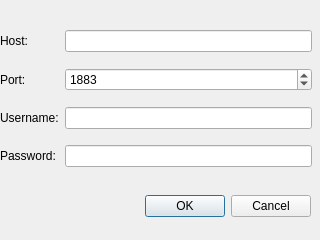
<?xml version="1.0" encoding="UTF-8"?>
<ui version="4.0">
 <class>AddBroker</class>
 <widget class="QWidget" name="AddBroker">
  <property name="geometry">
   <rect>
    <x>0</x>
    <y>0</y>
    <width>320</width>
    <height>240</height>
   </rect>
  </property>
  <property name="windowTitle">
   <string>Add MQTT Broker</string>
  </property>
  <widget class="QDialogButtonBox" name="buttonBox">
   <property name="geometry">
    <rect>
     <x>10</x>
     <y>190</y>
     <width>301</width>
     <height>32</height>
    </rect>
   </property>
   <property name="orientation">
    <enum>Qt::Horizontal</enum>
   </property>
   <property name="standardButtons">
    <set>QDialogButtonBox::Cancel|QDialogButtonBox::Ok</set>
   </property>
  </widget>
  <widget class="QWidget" name="layoutWidget">
   <property name="geometry">
    <rect>
     <x>0</x>
     <y>20</y>
     <width>312</width>
     <height>161</height>
    </rect>
   </property>
   <layout class="QGridLayout" name="gridLayout_2">
    <item row="0" column="1">
     <widget class="QLineEdit" name="lineEditHost">
      <property name="text">
       <string/>
      </property>
     </widget>
    </item>
    <item row="0" column="0">
     <widget class="QLabel" name="label">
      <property name="text">
       <string>Host:</string>
      </property>
     </widget>
    </item>
    <item row="2" column="1">
     <widget class="QLineEdit" name="lineEditUser"/>
    </item>
    <item row="1" column="0">
     <widget class="QLabel" name="label_2">
      <property name="text">
       <string>Port:</string>
      </property>
     </widget>
    </item>
    <item row="3" column="1">
     <widget class="QLineEdit" name="lineEditPassword">
      <property name="echoMode">
       <enum>QLineEdit::Password</enum>
      </property>
     </widget>
    </item>
    <item row="1" column="1">
     <widget class="QSpinBox" name="spinBoxPort">
      <property name="maximum">
       <number>99999</number>
      </property>
      <property name="value">
       <number>1883</number>
      </property>
     </widget>
    </item>
    <item row="3" column="0">
     <widget class="QLabel" name="label_9">
      <property name="text">
       <string>Password:</string>
      </property>
     </widget>
    </item>
    <item row="2" column="0">
     <widget class="QLabel" name="label_8">
      <property name="text">
       <string>Username:</string>
      </property>
     </widget>
    </item>
   </layout>
  </widget>
 </widget>
 <resources/>
 <connections>
  <connection>
   <sender>buttonBox</sender>
   <signal>rejected()</signal>
   <receiver>Dialog</receiver>
   <slot>reject()</slot>
   <hints>
    <hint type="sourcelabel">
     <x>316</x>
     <y>260</y>
    </hint>
    <hint type="destinationlabel">
     <x>286</x>
     <y>274</y>
    </hint>
   </hints>
  </connection>
  <connection>
   <sender>buttonBox</sender>
   <signal>accepted()</signal>
   <receiver>Dialog</receiver>
   <slot>accept()</slot>
   <hints>
    <hint type="sourcelabel">
     <x>248</x>
     <y>254</y>
    </hint>
    <hint type="destinationlabel">
     <x>157</x>
     <y>274</y>
    </hint>
   </hints>
  </connection>
 </connections>
</ui>
